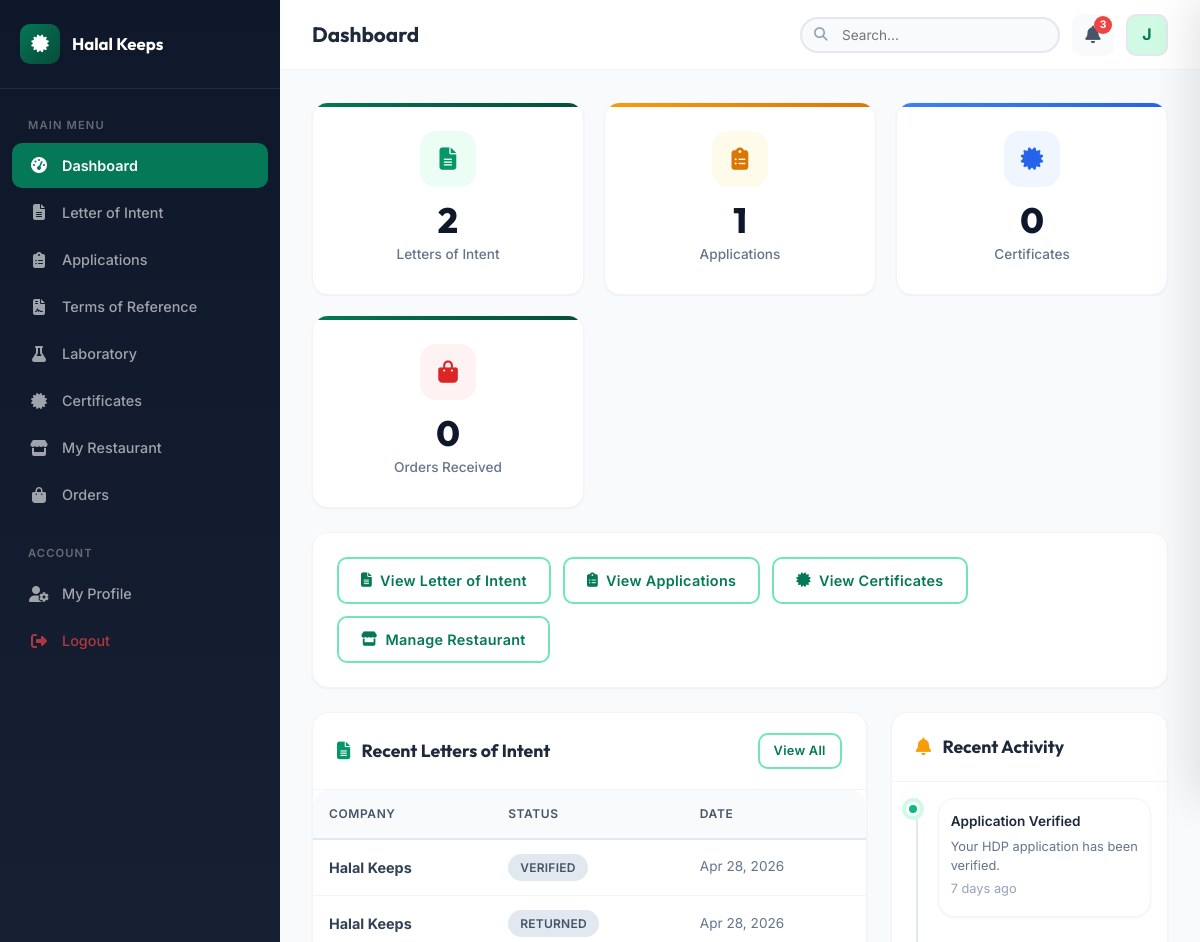
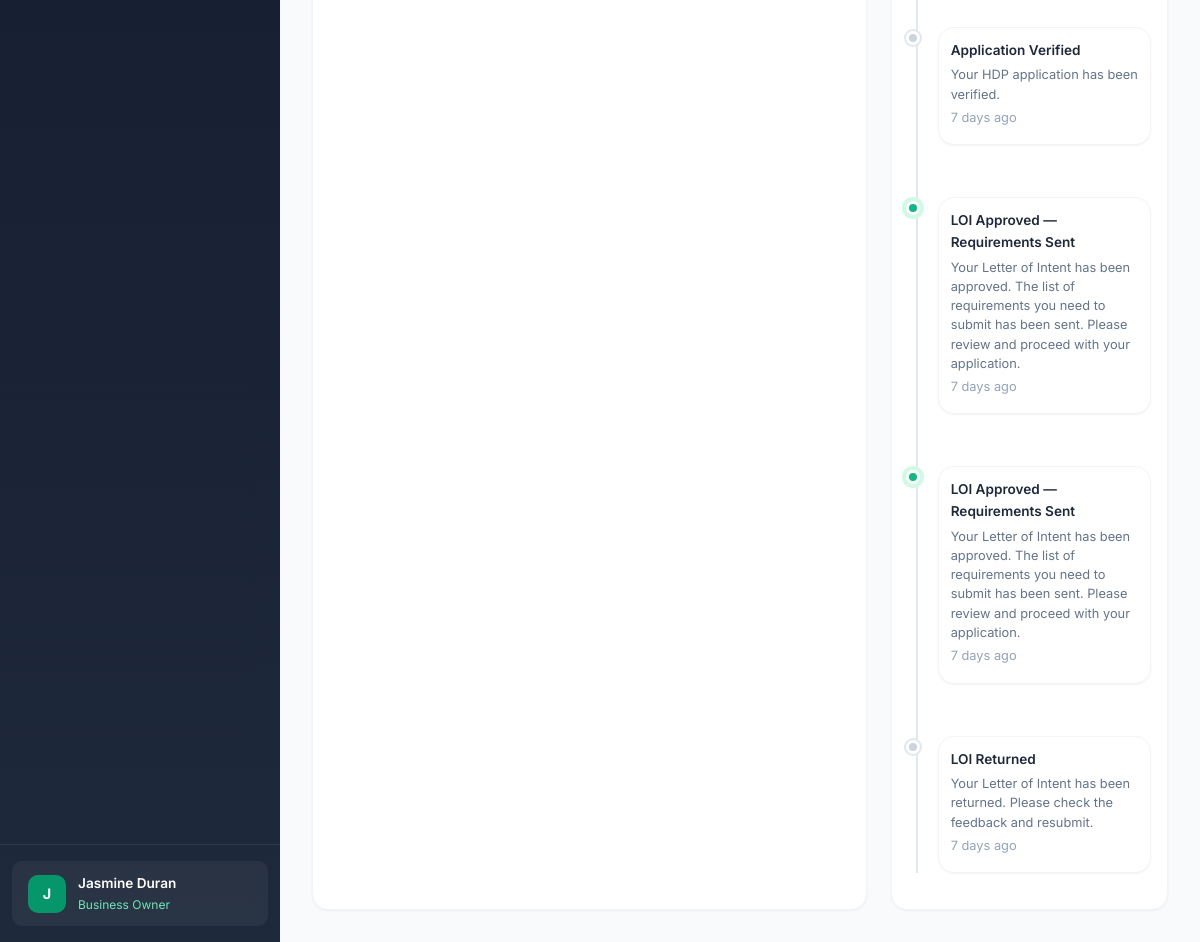
The page /dashboard/business_owner/ (signed in) on the database its author committed (2 pictures, top to bottom).
### tables this page shows
CREATE TABLE `letter_of_intent` (
  `id` int(11) NOT NULL,
  `business_owner_id` int(11) NOT NULL,
  `company_name` varchar(255) NOT NULL,
  `company_address` text NOT NULL,
  `company_info` text NOT NULL,
  `date_of_intent` date DEFAULT NULL,
  `menu_list` text DEFAULT NULL,
  `contact_person` varchar(255) DEFAULT NULL,
  `contact_email` varchar(255) DEFAULT NULL,
  `contact_phone` varchar(50) DEFAULT NULL,
  `letter_content` text NOT NULL,
  `supporting_documents` text DEFAULT NULL,
  `status` enum('draft','submitted','under_review','verified','returned','rejected') DEFAULT 'draft',
  `remarks` text DEFAULT NULL,
  `submitted_at` timestamp NULL DEFAULT NULL,
  `created_at` timestamp NOT NULL DEFAULT current_timestamp(),
  `updated_at` timestamp NOT NULL DEFAULT current_timestamp() ON UPDATE current_timestamp()
);

CREATE TABLE `notifications` (
  `id` int(11) NOT NULL,
  `user_id` int(11) NOT NULL,
  `title` varchar(255) NOT NULL,
  `message` text NOT NULL,
  `type` enum('info','success','warning','error','action_required') DEFAULT 'info',
  `link` varchar(500) DEFAULT NULL,
  `is_read` tinyint(1) DEFAULT 0,
  `created_at` timestamp NOT NULL DEFAULT current_timestamp()
);

### dashboard/business_owner/index.php (the view, shortened to what this page needs)
<?php
require_once __DIR__ . '/../../config/app.php';
$user_id = $_SESSION['user_id'];
$loi_count = $conn->prepare("SELECT COUNT(*) as c FROM letter_of_intent WHERE business_owner_id = ?");
$loi_count->bind_param("i", $user_id);
$loi_count->execute();
$total_lois = $loi_count->get_result()->fetch_assoc()['c'];
$app_count = $conn->prepare("SELECT COUNT(*) as c FROM hdp_applications WHERE business_owner_id = ?");
$app_count->bind_param("i", $user_id);
$app_count->execute();
$total_apps = $app_count->get_result()->fetch_assoc()['c'];
$cert_count = $conn->prepare("SELECT COUNT(*) as c FROM halal_certificates hc JOIN hdp_applications ha ON hc.application_id = ha.id WHERE ha.business_owner_id = ? AND hc.status = 'awarded'");
$cert_count->bind_param("i", $user_id);
$cert_count->execute();
$total_certs = $cert_count->get_result()->fetch_assoc()['c'];
$order_count = $conn->prepare("SELECT COUNT(*) as c FROM orders o JOIN halal_restaurants hr ON o.restaurant_id = hr.id WHERE hr.business_owner_id = ?");
$order_count->bind_param("i", $user_id);
$order_count->execute();
$total_orders = $order_count->get_result()->fetch_assoc()['c'];
$recent_lois = $conn->prepare("SELECT * FROM letter_of_intent WHERE business_owner_id = ? ORDER BY created_at DESC LIMIT 5");
$recent_lois->bind_param("i", $user_id);
$recent_lois->execute();
$lois = $recent_lois->get_result()->fetch_all(MYSQLI_ASSOC);
$notifications = getNotifications($conn, $user_id, 5);
$can_create_loi = ($total_lois === 0);
if (!$can_create_loi) {
    $cert_q = $conn->prepare("SELECT hc.id FROM halal_certificates hc JOIN hdp_applications ha ON hc.application_id = ha.id WHERE ha.business_owner_id = ? AND hc.status IN ('active','awarded') LIMIT 1");
    $cert_q->bind_param("i", $user_id);
    $cert_q->execute();
    $can_create_loi = (bool) $cert_q->get_result()->fetch_assoc();
}
require_once __DIR__ . '/../../includes/header.php';
?>
<div class="stats-grid">
    <div class="card card-stat">
        <div class="stat-icon green"><i class="fas fa-file-alt"></i></div>
        <div class="stat-value"><?= $total_lois ?></div>
        <div class="stat-label">Letters of Intent</div>
    </div>
    <div class="card card-stat accent">
        <div class="stat-icon gold"><i class="fas fa-clipboard-list"></i></div>
        <div class="stat-value"><?= $total_apps ?></div>
        <div class="stat-label">Applications</div>
    </div>
    <div class="card card-stat info">
        <div class="stat-icon blue"><i class="fas fa-certificate"></i></div>
        <div class="stat-value"><?= $total_certs ?></div>
        <div class="stat-label">Certificates</div>
    </div>
    <div class="card card-stat">
        <div class="stat-icon red"><i class="fas fa-shopping-bag"></i></div>
        <div class="stat-value"><?= $total_orders ?></div>
        <div class="stat-label">Orders Received</div>
    </div>
</div>
<div class="card" style="margin-bottom: 24px;">
    <div class="card-body" style="display: flex; gap: 12px; flex-wrap: wrap;">
        <?php if ($can_create_loi): ?>
        <a href="<?= BASE_URL ?>dashboard/business_owner/letter_of_intent.php?action=select_body" class="btn btn-primary">
            <i class="fas fa-plus"></i> New Letter of Intent
        </a>
        <?php else: ?>
        <a href="<?= BASE_URL ?>dashboard/business_owner/letter_of_intent.php" class="btn btn-outline">
            <i class="fas fa-file-alt"></i> View Letter of Intent
        </a>
        <?php endif; ?>
        <a href="<?= BASE_URL ?>dashboard/business_owner/applications.php" class="btn btn-outline">
            <i class="fas fa-clipboard-list"></i> View Applications
        </a>
        <a href="<?= BASE_URL ?>dashboard/business_owner/certificates.php" class="btn btn-outline">
            <i class="fas fa-certificate"></i> View Certificates
        </a>
        <a href="<?= BASE_URL ?>dashboard/business_owner/restaurant.php" class="btn btn-outline">
            <i class="fas fa-store"></i> Manage Restaurant
        </a>
    </div>
</div>
<div style="display: grid; grid-template-columns: 2fr 1fr; gap: 24px;">
    <div class="card">
        <div class="card-header">
            <h3><i class="fas fa-file-alt" style="color: var(--primary-600); margin-right: 8px;"></i> Recent Letters of Intent</h3>
            <a href="<?= BASE_URL ?>dashboard/business_owner/letter_of_intent.php" class="btn btn-sm btn-outline">View All</a>
        </div>
        <div class="card-body" style="padding: 0;">
            <?php if (empty($lois)): ?>
                <div class="empty-state">
                    <div class="empty-icon"><i class="fas fa-file-alt"></i></div>
                    <h3>No Letters of Intent Yet</h3>
                    <p>Start your halal certification journey by creating a Letter of Intent.</p>
                    <?php if ($can_create_loi): ?>
                    <a href="<?= BASE_URL ?>dashboard/business_owner/letter_of_intent.php?action=select_body" class="btn btn-primary">
                        <i class="fas fa-plus"></i> Create LOI
                    </a>
                    <?php endif; ?>
                </div>
            <?php else: ?>
                <div class="table-responsive">
                    <table class="table">
                        <thead>
                            <tr>
                                <th>Company</th>
                                <th>Status</th>
                                <th>Date</th>
                            </tr>
                        </thead>
                        <tbody>
                            <?php foreach ($lois as $loi): ?>
                            <tr>
                                <td>
                                    <strong><?= htmlspecialchars($loi['company_name']) ?></strong>
                                </td>
                                <td><?= getStatusBadge($loi['status']) ?></td>
                                <td style="color: var(--neutral-500); font-size: 0.85rem;">
                                    <?= formatDate($loi['created_at']) ?>
                                </td>
                            </tr>
                            <?php endforeach; ?>
                        </tbody>
                    </table>
                </div>
            <?php endif; ?>
        </div>
    </div>
    <div class="card">
        <div class="card-header">
            <h3><i class="fas fa-bell" style="color: var(--accent-500); margin-right: 8px;"></i> Recent Activity</h3>
        </div>
        <div class="card-body" style="padding: 16px;">
            <?php if (empty($notifications)): ?>
                <div class="empty-state" style="padding: 30px 10px;">
                    <div class="empty-icon" style="width: 50px; height: 50px; font-size: 1.2rem;"><i class="fas fa-bell-slash"></i></div>
                    <p style="font-size: 0.85rem;">No recent activity</p>
                </div>
            <?php else: ?>
                <div class="workflow-timeline" style="padding-left: 30px;">
                    <?php foreach ($notifications as $notif): ?>
                    <div class="timeline-item <?= $notif['is_read'] ? '' : 'active' ?>">
                        <div class="timeline-dot"></div>
                        <div class="timeline-content" style="padding: 12px;">
                            <div class="timeline-title" style="font-size: 0.85rem;"><?= htmlspecialchars($notif['title']) ?></div>
                            <div class="timeline-description" style="font-size: 0.8rem;"><?= htmlspecialchars($notif['message']) ?></div>
                            <div class="timeline-date"><?= timeAgo($notif['created_at']) ?></div>
                        </div>
                    </div>
                    <?php endforeach; ?>
                </div>
            <?php endif; ?>
        </div>
    </div>
</div>
<?php require_once __DIR__ . '/../../includes/footer.php'; ?>

### includes/functions.php (shortened to what this page needs)
<?php
function getNotifications($conn, $userId, $limit = 10) {
    $stmt = $conn->prepare("SELECT * FROM notifications WHERE user_id = ? ORDER BY created_at DESC LIMIT ?");
    $stmt->bind_param("ii", $userId, $limit);
    $stmt->execute();
    return $stmt->get_result()->fetch_all(MYSQLI_ASSOC);
}
function formatDate($date, $format = 'M d, Y') {
    return date($format, strtotime($date));
}
function getStatusBadge($status) {
    return $badges[strtolower($status)] ?? '<span class="badge badge-secondary">' . ucfirst(str_replace('_', ' ', $status)) . '</span>';
}
function timeAgo($datetime) {
    $now = new DateTime();
    $ago = new DateTime($datetime);
    $diff = $now->diff($ago);
    if ($diff->d > 0) return $diff->d . ' day' . ($diff->d > 1 ? 's' : '') . ' ago';
    return 'Just now';
}
?>

### rows shown on the page
letter_of_intent: company_name "Halal Keeps", status "VERIFIED", created_at "Apr 28, 2026"
letter_of_intent: company_name "Halal Keeps", status "RETURNED", created_at "Apr 28, 2026"
notifications: title "Application Verified", message "Your HDP application has been verified.", created_at "7 days ago"
notifications: title "Application Verified", message "Your HDP application has been verified.", created_at "7 days ago"
notifications: title "LOI Approved — Requirements Sent", message "Your Letter of Intent has been approved. The list of requirements you need to submit has been sent. Please review and proceed with your application.", created_at "7 days ago"
notifications: title "LOI Approved — Requirements Sent", message "Your Letter of Intent has been approved. The list of requirements you need to submit has been sent. Please review and proceed with your application.", created_at "7 days ago"
notifications: title "LOI Returned", message "Your Letter of Intent has been returned. Please check the feedback and resubmit.", created_at "7 days ago"

### other values the page prints
$item['label'] "Dashboard"
$item['label'] "Letter of Intent"
$item['label'] "Applications"
$item['label'] "Terms of Reference"
$item['label'] "Laboratory"
$item['label'] "Certificates"
$item['label'] "My Restaurant"
$item['label'] "Orders"
substr($_SESSION['full_name'] ?? 'U', 0, 1) "J"
$_SESSION['full_name'] "Jasmine Duran"
$role_name "Business Owner"
$page_heading "Dashboard"
$notif_count "3"
$total_lois "2"
$total_apps "1"
